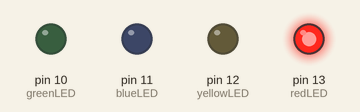
Recording of a sketch running on a simulated Arduino Uno, built with avr-gcc and run on an emulated ATmega328P. Parts: output pins drawn as LEDs (lit = HIGH).

Above: at 0.5 s.
At 2.5 s:
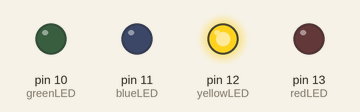
At 4.5 s:
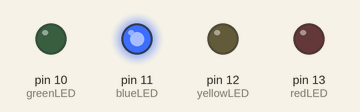
At 6.5 s:
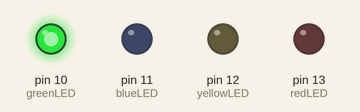
At 9.5 s:
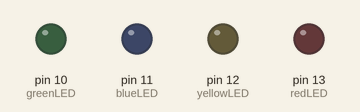
Timing chart, 0 to 10.4 s (numbered marks = the images above):
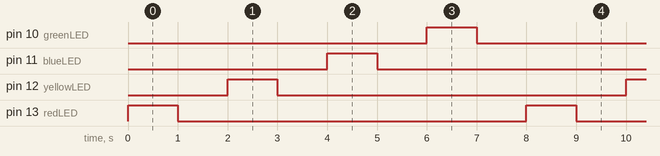

The sketch:

Arduino_march_15_.ino
```cpp
int redLED = 13;
int yellowLED = 12;
int blueLED = 11;
int greenLED = 10;

void setup()
{
  pinMode(redLED, OUTPUT);
  pinMode(yellowLED, OUTPUT);
  pinMode(blueLED, OUTPUT);
  pinMode(greenLED, OUTPUT);
}

void loop()
{
  digitalWrite(redLED, HIGH);
  digitalWrite(redLED, HIGH);
  delay(1000);
  digitalWrite(redLED, LOW);
  digitalWrite(redLED, LOW);
  delay(1000);
  digitalWrite(yellowLED, HIGH);
  digitalWrite(yellowLED, HIGH);
  delay(1000);
  digitalWrite(yellowLED, LOW);
  digitalWrite(yellowLED, LOW);
  delay(1000);
  digitalWrite(blueLED, HIGH);
  digitalWrite(blueLED, HIGH);
  delay(1000);
  digitalWrite(blueLED, LOW);
  digitalWrite(blueLED, LOW);
  delay(1000);
  digitalWrite(greenLED, HIGH);
  digitalWrite(greenLED, HIGH);
  delay(1000);
  digitalWrite(greenLED, LOW);
  digitalWrite(greenLED, LOW);
  delay(1000);

}
```

Measured:
- by itself, pin 10 (greenLED), pin 11 (blueLED), pin 12 (yellowLED), pin 13 (redLED): alternates HIGH for 1.0 s and LOW for 7.0 s
- by itself, everything shown: repeats every 8.0 s, in 8 steps
